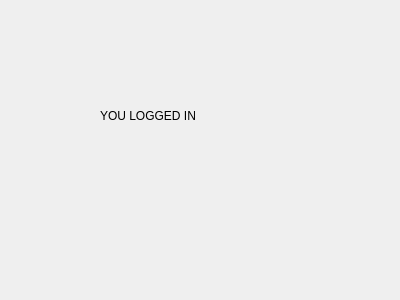
<?xml version="1.0" encoding="UTF-8"?>
<ui version="4.0">
 <class>logged_in</class>
 <widget class="QDialog" name="logged_in">
  <property name="geometry">
   <rect>
    <x>0</x>
    <y>0</y>
    <width>400</width>
    <height>300</height>
   </rect>
  </property>
  <property name="windowTitle">
   <string>Dialog</string>
  </property>
  <widget class="QLabel" name="label">
   <property name="geometry">
    <rect>
     <x>100</x>
     <y>70</y>
     <width>141</width>
     <height>91</height>
    </rect>
   </property>
   <property name="text">
    <string>YOU LOGGED IN</string>
   </property>
  </widget>
 </widget>
 <resources/>
 <connections/>
</ui>
